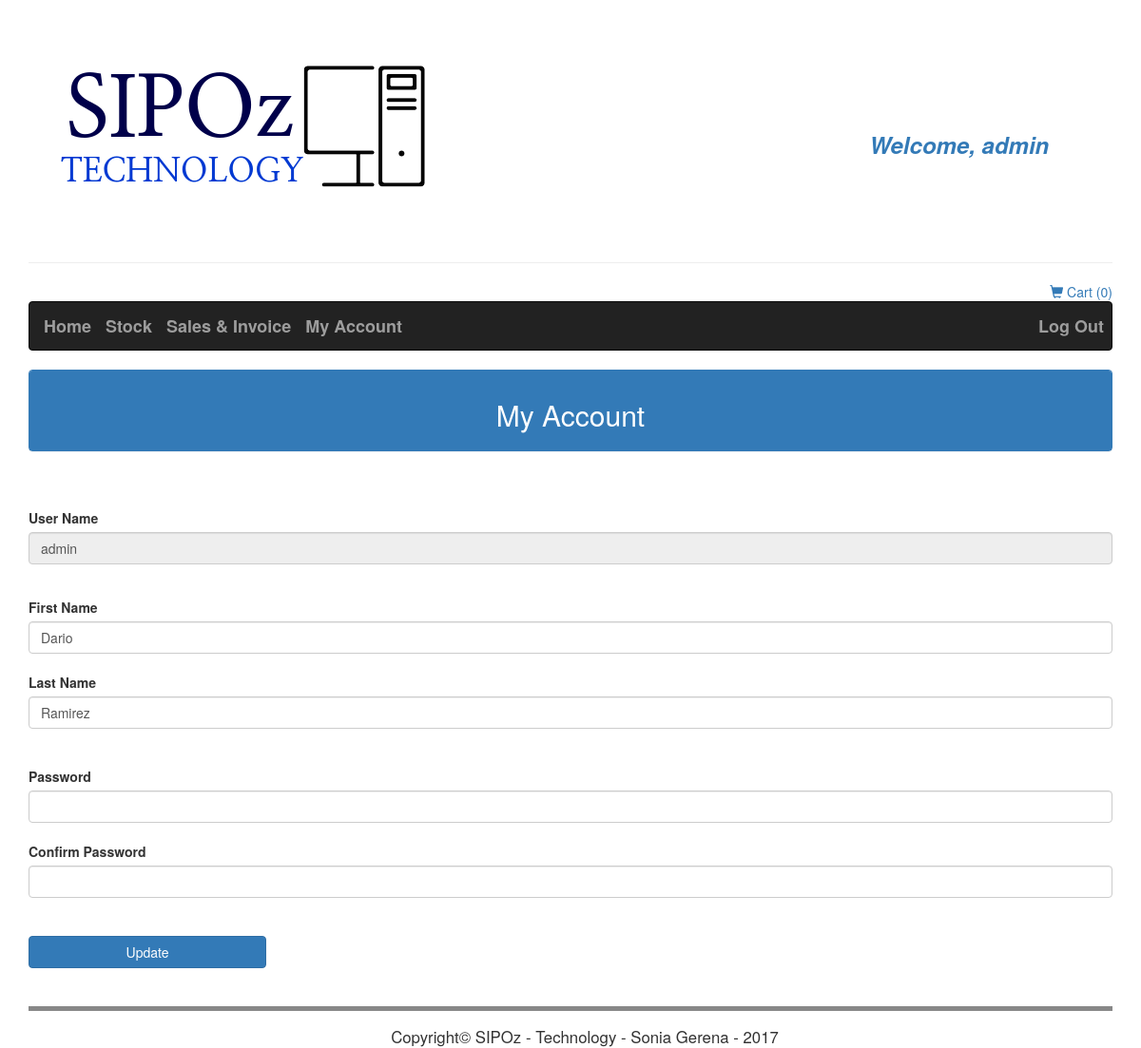
Page /home.php?page=myAccountEdit (signed in) on the committed database.
### tables this page shows
CREATE TABLE IF NOT EXISTS `sipoz_user` (
  `sipoz_user_id` int(11) NOT NULL AUTO_INCREMENT,
  `sipoz_user_username` varchar(30) DEFAULT NULL,
  `sipoz_user_password` varchar(100) DEFAULT NULL,
  `sipoz_user_firstname` varchar(50) DEFAULT NULL,
  `sipoz_user_lastname` varchar(50) DEFAULT NULL,
  `sipoz_user_group` varchar(50) DEFAULT NULL,
  `sipoz_user_status` char(1) DEFAULT NULL,
  `sipoz_user_address` varchar(45) DEFAULT NULL,
  `sipoz_user_phone` varchar(45) DEFAULT NULL,
  PRIMARY KEY (`sipoz_user_id`)
);

### objects/User.php (called while the page is built, shortened)
<?php
class User
{
    protected $userName;
    protected $firstName;
    protected $lastName;
    public static function loadArray($id = null, $user = null)
    {
        $db = openDB();
        $sql = "
            SELECT
                *
            FROM
                sipoz_user
        ";
        if (!empty($id)) {
            $id = implode(", ", $id);
            $sql .= " WHERE sipoz_user_id IN (" . $id . ")";
        }
        $Users = array();
        $MyAccountResult = $db->query($sql);
        if (!empty($MyAccountResult)) {
            $i = 0;
            while ($row = $MyAccountResult->fetch_assoc()) {
                $UsersResult = new User;
                $UsersResult->setId($row['sipoz_user_id']);
                $UsersResult->setUserName($row['sipoz_user_username']);
                $UsersResult->setPassword($row['sipoz_user_password']);
                $UsersResult->setFirstName($row['sipoz_user_firstname']);
                $UsersResult->setLastName($row['sipoz_user_lastname']);
                $UsersResult->setGroup($row['sipoz_user_group']);
                $UsersResult->setStatus($row['sipoz_user_status']);
                $Users[$i] = $UsersResult;
                $i++;
            }
        }
        return $Users;
    }
    public function setUserName($userName)
    {
        $this->userName = $userName;
    }
    public function setFirstName($firstName)
    {
        $this->firstName = $firstName;
    }
    public function setLastName($lastName)
    {
        $this->lastName = $lastName;
    }
    public function getUserName()
    {
        return $this->userName;
    }
    public function getFirstName()
    {
        return $this->firstName;
    }
    public function getLastName()
    {
        return $this->lastName;
    }
}

### myAccountEdit.php (the view, shortened to what this page needs)
<?php
    require_once ("objects/User.php");
    $id = $_SESSION["sipoz_user_id"];
    if (!empty($id)) {
        $id = array($id);
        $User = User::loadArray($id);
        $User = $User[0];
    }
?>
<form name="userdetails" method="post" action="myAccountUpdate.php">
    <div class="form-group">
        <label for="PutUserName">User Name</label>
        <input type="text" class="form-control" id="username" disabled="" name="username" placeholder="Username ..... " value=<?php if (!empty($id)) { echo $User->getUserName(); }?>>
    </div>
    <br>
    <div>
        <label for="PutUserName">First Name</label>
        <input type="text" class="form-control" name="firstname" id="firstname" placeholder="First Name ..... " value="<?php if (!empty($id)) { echo $User->getFirstName(); }?>">
    </div>
    <br>
    <div>
        <label for="PutUserName">Last Name</label>
        <input type="text" class="form-control" name="lastname" id="lastname" value="<?php if (!empty($id)) { echo $User->getLastName(); }?>">
    </div>
    <br>
    <br>
    <div>
        <label for="PutUserName">Password</label>
        <input type="password" class="form-control" name="password" id="password" value="">
    </div>
    <br>
    <div>
        <label>Confirm Password</label>
        <input type="password" class="form-control" name="confirmpassword" id="confirmpassword" value="">
    </div>
    <br>
    <br>
    <div>
        <input type="submit" class="btn btn-primary" style="width: 250px" value="Update">
    </div>
</form>

### rows in the picture
sipoz_user: username "admin", firstname "Dario", lastname "Ramirez"

### other values in the picture
$user ", admin"
$qty "0"
